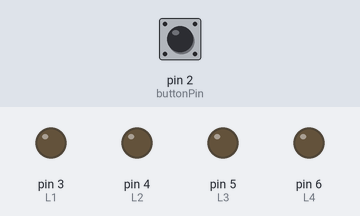
The sketch below on a simulated Arduino Uno, built with avr-gcc and run on an emulated ATmega328P. On the bench: output pins drawn as LEDs (lit = HIGH). Inputs (shaded band) come from the test bench; at power-on: pin 2 (buttonPin) HIGH. Random numbers use the default seed unless the sketch sets one.

Above: at 1.2 s.
1.3 s: pin 2 (buttonPin) pulled LOW for 0.15 s
At 2.6 s:
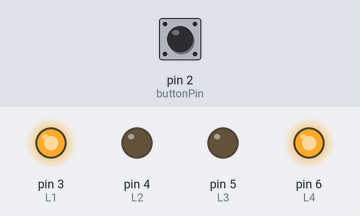
4.3 s: pin 2 (buttonPin) pulled LOW for 1 s
At 4.46 s:
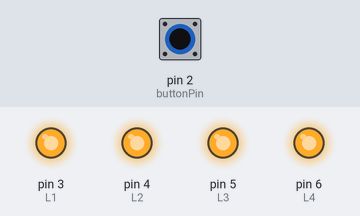
7.3 s: pin 2 (buttonPin) pulled LOW for 3.2 s
At 11.3 s:
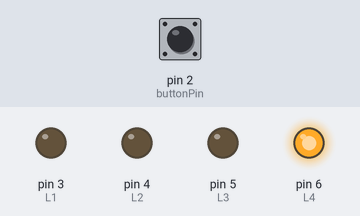
Timing chart, 0 to 13.7 s (numbered marks = the images above; inputs shaded):
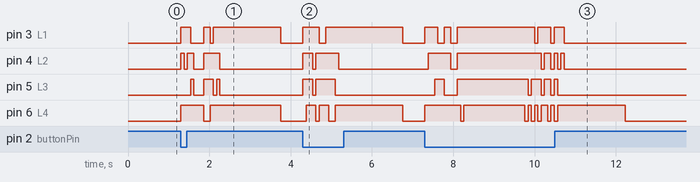

Measured:
- after the input at 1.3 s, pin 3 (L1): goes HIGH 0.24 s, LOW 0.32 s, HIGH 0.16 s, LOW 0.08 s, HIGH 1.7 s, then LOW, starting at once; pin 4 (L2): goes HIGH 0.08 s, LOW 0.08 s, HIGH 0.16 s, LOW 0.24 s, HIGH 0.40 s, then LOW, starting at once
- after the input at 4.3 s, pin 3 (L1): LOW → HIGH at once, → LOW 0.40 s later, → HIGH 0.16 s later, → LOW 1.9 s later; pin 4 (L2): LOW → HIGH at once, → LOW 0.24 s later, → HIGH 0.08 s later, → LOW 0.56 s later
- after the input at 7.3 s, pin 3 (L1): LOW → HIGH at once, → LOW 0.32 s later, → HIGH 0.16 s later, → LOW 0.16 s later, … (10 changes in this stretch)

The sketch:

sketch_feb16a.ino
```cpp
// Class 10 - 4 LED Dice (STEADY patterns, uses all LEDs)
// LEDs: 3,4,5,6 (each -> resistor -> LED -> GND)
// Button: 2 -> GND (INPUT_PULLUP)

const int buttonPin = 2;
const int L1 = 3;
const int L2 = 4;
const int L3 = 5;
const int L4 = 6; // this one was "ignored" before

unsigned long lastPress = 0;

void clearLEDs() {
  digitalWrite(L1, LOW);
  digitalWrite(L2, LOW);
  digitalWrite(L3, LOW);
  digitalWrite(L4, LOW);
}

void showDice(int n) {
  clearLEDs();

  switch (n) {
    case 1:
      digitalWrite(L4, HIGH);
      break;

    case 2:
      digitalWrite(L1, HIGH);
      digitalWrite(L4, HIGH);
      break;

    case 3:
      digitalWrite(L1, HIGH);
      digitalWrite(L2, HIGH);
      digitalWrite(L4, HIGH);
      break;

    case 4:
      digitalWrite(L1, HIGH);
      digitalWrite(L2, HIGH);
      digitalWrite(L3, HIGH);
      digitalWrite(L4, HIGH);
      break;

    case 5:
      digitalWrite(L2, HIGH);
      digitalWrite(L3, HIGH);
      digitalWrite(L4, HIGH);
      break;

    case 6:
      digitalWrite(L1, HIGH);
      digitalWrite(L2, HIGH);
      digitalWrite(L3, HIGH);
      break;
  }
}

bool pressed() {
  if (digitalRead(buttonPin) == LOW && millis() - lastPress > 250) {
    lastPress = millis();
    return true;
  }
  return false;
}

void setup() {
  pinMode(L1, OUTPUT);
  pinMode(L2, OUTPUT);
  pinMode(L3, OUTPUT);
  pinMode(L4, OUTPUT);

  pinMode(buttonPin, INPUT_PULLUP);
  randomSeed(analogRead(A0));
}

void loop() {
  if (pressed()) {

    // rolling animation (fast changing patterns)
    for (int i = 0; i < 12; i++) {
      showDice(random(1, 7));
      delay(80);
    }

    // final roll (steady)
    int roll = random(1, 7);
    showDice(roll);

    delay(1500);
    clearLEDs();
  }
}
```
